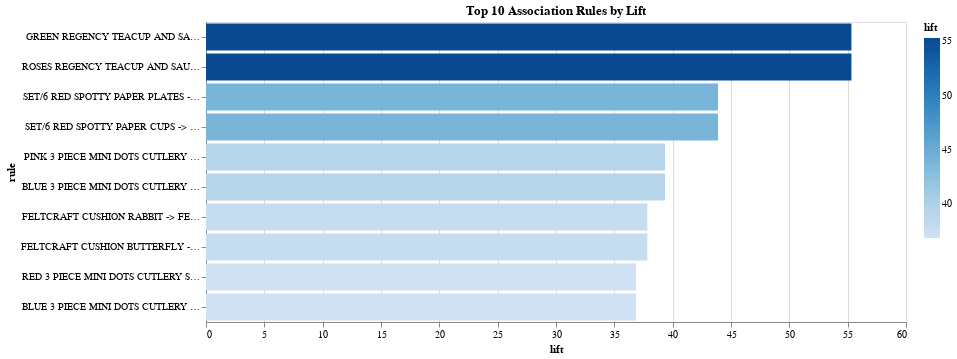

The notebook cell saved with this chart:
### Code cell
import altair as alt

# Preparing the data
top_lift_rules = simple_rules.nlargest(10, 'lift')[['rule', 'lift']]

# Altair bar chart
chart = alt.Chart(top_lift_rules).mark_bar().encode(
    x=alt.X('lift', sort=None),
    y=alt.Y('rule', sort='-x'),
    color='lift',
    tooltip=['rule', 'lift']
).properties(
    width=700,
    height=300,
    title='Top 10 Association Rules by Lift'
)

chart.display()

### Figure 1 — Vega-Lite specification as saved in the notebook (floating-point values rounded to 4 significant figures)
{"config": {"view": {"continuousWidth": 300, "continuousHeight": 300}}, "data": {"name": "data-6a69b7af1ac5a53a0c0d3b7938d552ee"}, "mark": {"type": "bar"}, "encoding": {"color": {"field": "lift", "type": "quantitative"}, "tooltip": [{"field": "rule", "type": "nominal"}, {"field": "lift", "type": "quantitative"}], "x": {"field": "lift", "sort": null, "type": "quantitative"}, "y": {"field": "rule", "sort": "-x", "type": "nominal"}}, "height": 300, "title": "Top 10 Association Rules by Lift", "width": 700, "$schema": "https://vega.github.io/schema/vega-lite/v5.16.3.json", "datasets": {"data-6a69b7af1ac5a53a0c0d3b7938d552ee": [{"rule": "GREEN REGENCY TEACUP AND SAUCER -> ROSES REGENCY TEACUP AND SAUCER ", "lift": 55.32}, {"rule": "ROSES REGENCY TEACUP AND SAUCER  -> GREEN REGENCY TEACUP AND SAUCER", "lift": 55.32}, {"rule": "SET/6 RED SPOTTY PAPER PLATES -> SET/6 RED SPOTTY PAPER CUPS", "lift": 43.89}, {"rule": "SET/6 RED SPOTTY PAPER CUPS -> SET/6 RED SPOTTY PAPER PLATES", "lift": 43.89}, {"rule": "PINK 3 PIECE MINI DOTS CUTLERY SET -> BLUE 3 PIECE MINI DOTS CUTLERY SET", "lift": 39.35}, {"rule": "BLUE 3 PIECE MINI DOTS CUTLERY SET -> PINK 3 PIECE MINI DOTS CUTLERY SET", "lift": 39.35}, {"rule": "FELTCRAFT CUSHION RABBIT -> FELTCRAFT CUSHION BUTTERFLY", "lift": 37.83}, {"rule": "FELTCRAFT CUSHION BUTTERFLY -> FELTCRAFT CUSHION RABBIT", "lift": 37.83}, {"rule": "RED 3 PIECE MINI DOTS CUTLERY SET -> BLUE 3 PIECE MINI DOTS CUTLERY SET", "lift": 36.85}, {"rule": "BLUE 3 PIECE MINI DOTS CUTLERY SET -> RED 3 PIECE MINI DOTS CUTLERY SET", "lift": 36.85}]}}
